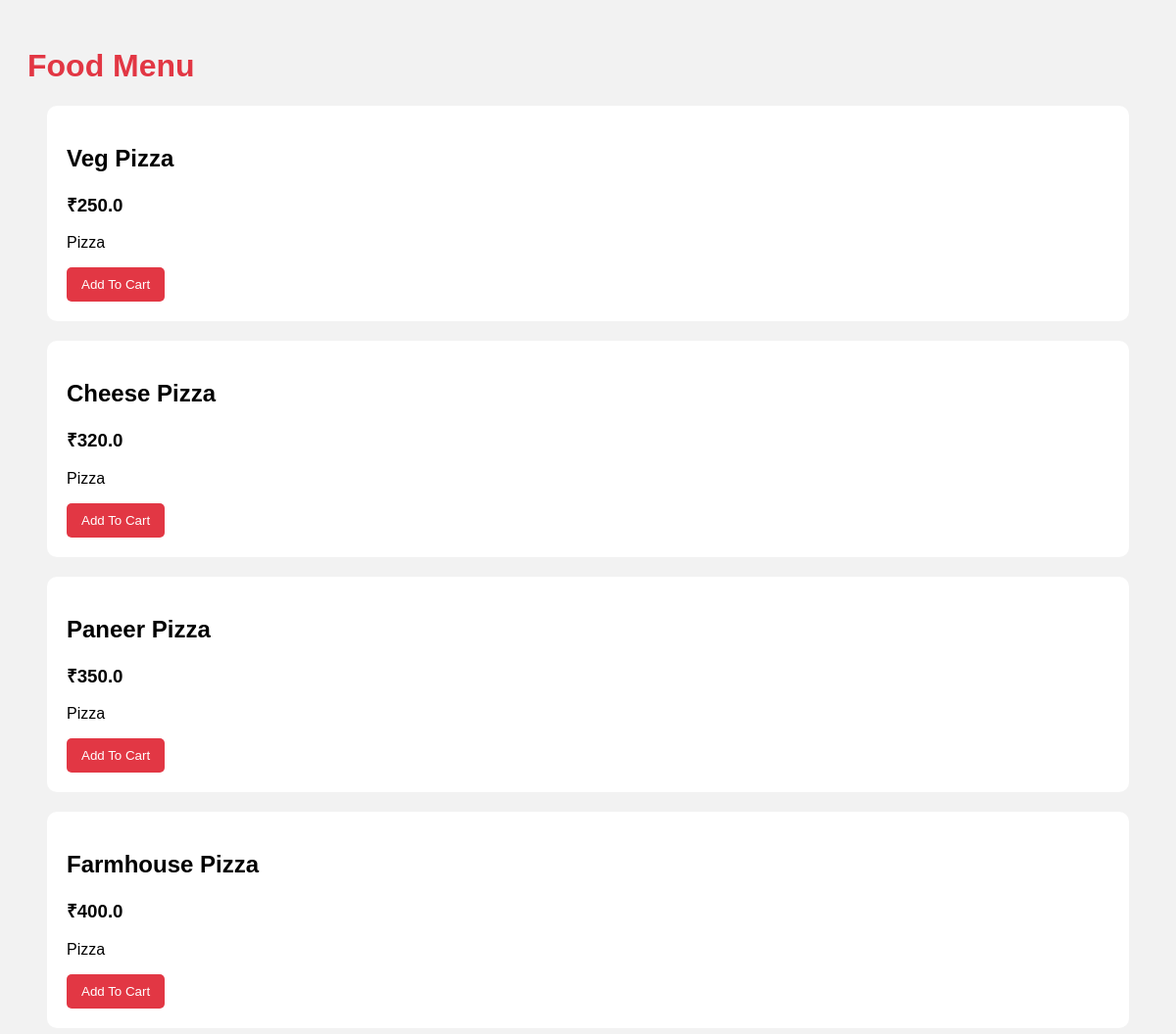
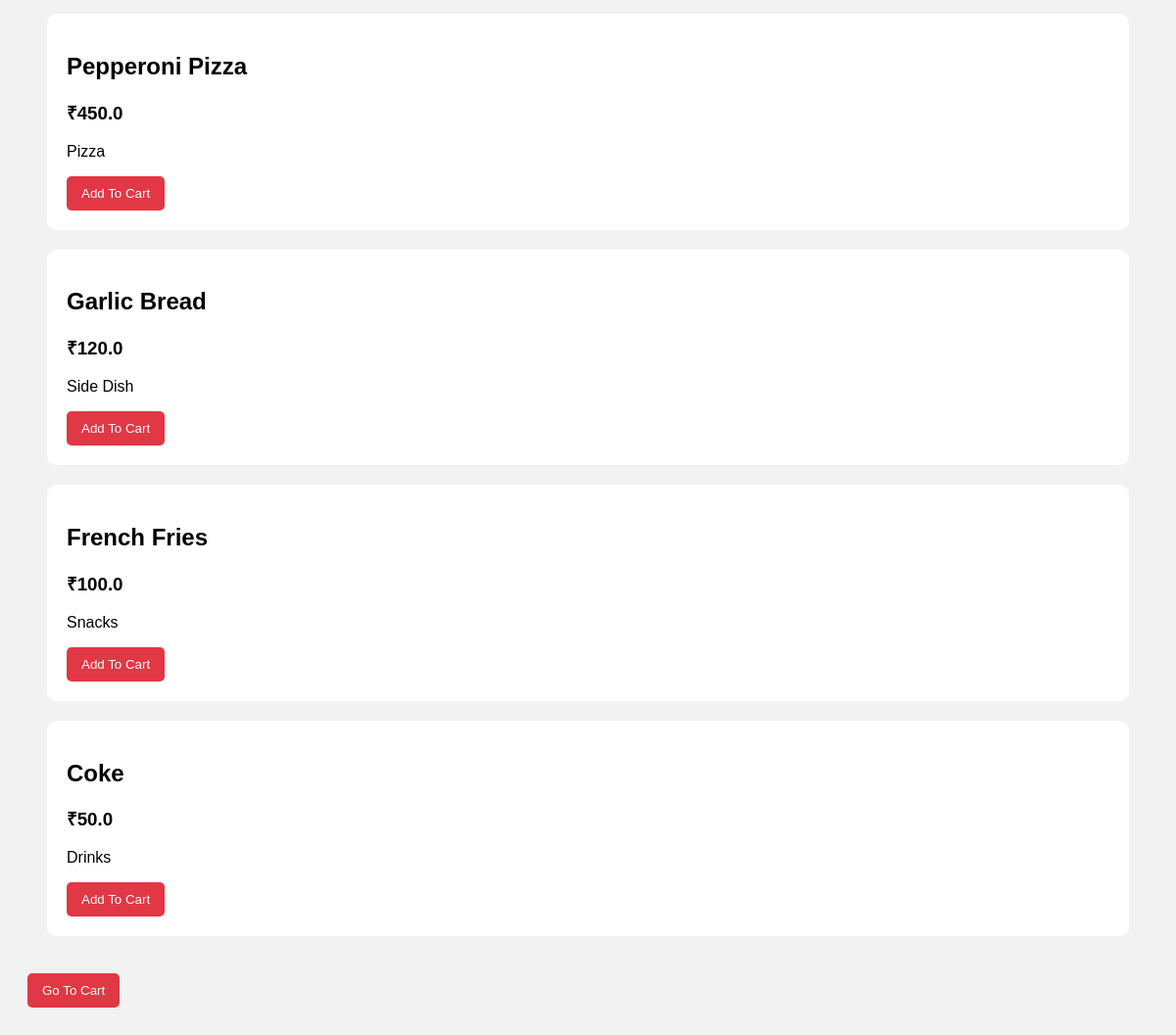
Page /menu/1 on the committed database (2 pictures, top to bottom).
### tables this page shows
CREATE TABLE FoodItems (

    food_id INTEGER PRIMARY KEY AUTOINCREMENT,

    restaurant_id INTEGER,

    food_name TEXT,

    price REAL,

    category TEXT
);

### app.py (the view)
@app.route('/menu/<int:restaurant_id>')
def menu(restaurant_id):
    conn = sqlite3.connect('food_ordering.db')
    cursor = conn.cursor()
    cursor.execute("""
    SELECT * FROM FoodItems
    WHERE restaurant_id = ?
    """, (restaurant_id,))
    food_items = cursor.fetchall()
    conn.close()
    return render_template(
        'menu.html',
        food_items=food_items
    )

### templates/menu.html (shortened to what this page needs)
<!DOCTYPE html>
<html>
<head>
    <link rel="stylesheet"
          href="{{ url_for('static', filename='style.css') }}">
</head>
<body>
<h1>Food Menu</h1>
{% if food_items %}
    {% for item in food_items %}
    <div style="
        background:white;
        padding:20px;
        margin:20px;
        border-radius:10px;
    ">
        <h2>{{ item[2] }}</h2>
        <h3>₹{{ item[3] }}</h3>
        <p>{{ item[4] }}</p>
        <a href="/add_to_cart/{{ item[0] }}">
            <button>
                Add To Cart
            </button>
        </a>
    </div>
    {% endfor %}
{% else %}
    <h2>No Food Items Found</h2>
{% endif %}
<br>
<a href="/cart">
    <button>
        Go To Cart
    </button>
</a>
</body>
</html>

### static/style.css (style rules this page uses)
body { font-family: Arial; background: #f2f2f2; padding: 20px; }
h1 { color: #e23744; }
button { background: #e23744; color: white; border: none; padding: 10px 15px; border-radius: 5px; cursor: pointer; }

### rows in the picture
FoodItems: food_name "Veg Pizza", price "250.0", category "Pizza"
FoodItems: food_name "Cheese Pizza", price "320.0", category "Pizza"
FoodItems: food_name "Paneer Pizza", price "350.0", category "Pizza"
FoodItems: food_name "Farmhouse Pizza", price "400.0", category "Pizza"
FoodItems: food_name "Pepperoni Pizza", price "450.0", category "Pizza"
FoodItems: food_name "Garlic Bread", price "120.0", category "Side Dish"
FoodItems: food_name "French Fries", price "100.0", category "Snacks"
FoodItems: food_name "Coke", price "50.0", category "Drinks"
